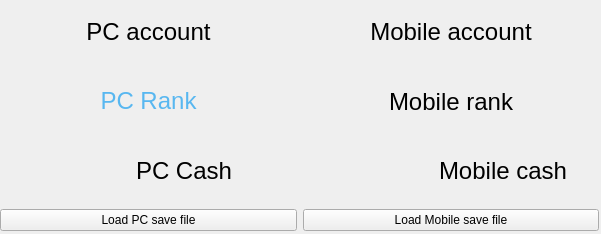
<?xml version="1.0" encoding="UTF-8"?>
<ui version="4.0">
 <class>MainWindow</class>
 <widget class="QMainWindow" name="MainWindow">
  <property name="geometry">
   <rect>
    <x>0</x>
    <y>0</y>
    <width>601</width>
    <height>234</height>
   </rect>
  </property>
  <property name="windowTitle">
   <string>BTD5 Save Transfer Tool</string>
  </property>
  <property name="windowIcon">
   <iconset resource="resources.qrc">
    <normaloff>:/img/app-icon.png</normaloff>:/img/app-icon.png</iconset>
  </property>
  <widget class="QWidget" name="centralwidget">
   <widget class="QWidget" name="horizontalLayoutWidget_2">
    <property name="geometry">
     <rect>
      <x>0</x>
      <y>0</y>
      <width>599</width>
      <height>231</height>
     </rect>
    </property>
    <layout class="QHBoxLayout" name="accounts">
     <item>
      <layout class="QVBoxLayout" name="pc">
       <item>
        <widget class="OutlineLabel" name="pc_account">
         <property name="font">
          <font>
           <pointsize>18</pointsize>
          </font>
         </property>
         <property name="text">
          <string>PC account</string>
         </property>
         <property name="alignment">
          <set>Qt::AlignmentFlag::AlignCenter</set>
         </property>
        </widget>
       </item>
       <item>
        <widget class="OutlineLabel" name="pc_rank">
         <property name="font">
          <font>
           <pointsize>18</pointsize>
          </font>
         </property>
         <property name="styleSheet">
          <string notr="true">QLabel {
	color: rgb(88, 183, 240);
}</string>
         </property>
         <property name="text">
          <string>PC Rank</string>
         </property>
         <property name="textFormat">
          <enum>Qt::TextFormat::RichText</enum>
         </property>
         <property name="alignment">
          <set>Qt::AlignmentFlag::AlignCenter</set>
         </property>
        </widget>
       </item>
       <item>
        <layout class="QHBoxLayout" name="mm_mobile_2">
         <item>
          <widget class="QLabel" name="mm_image">
           <property name="maximumSize">
            <size>
             <width>130</width>
             <height>89</height>
            </size>
           </property>
           <property name="text">
            <string/>
           </property>
           <property name="pixmap">
            <pixmap resource="resources.qrc">:/img/monkey_money.png</pixmap>
           </property>
           <property name="scaledContents">
            <bool>true</bool>
           </property>
          </widget>
         </item>
         <item>
          <widget class="OutlineLabel" name="pc_mm">
           <property name="font">
            <font>
             <pointsize>18</pointsize>
            </font>
           </property>
           <property name="text">
            <string>PC Cash</string>
           </property>
          </widget>
         </item>
        </layout>
       </item>
       <item>
        <widget class="QPushButton" name="pc_button">
         <property name="text">
          <string>Load PC save file</string>
         </property>
        </widget>
       </item>
      </layout>
     </item>
     <item>
      <layout class="QVBoxLayout" name="mobile">
       <item>
        <widget class="OutlineLabel" name="mobile_account">
         <property name="font">
          <font>
           <pointsize>18</pointsize>
          </font>
         </property>
         <property name="text">
          <string>Mobile account</string>
         </property>
         <property name="alignment">
          <set>Qt::AlignmentFlag::AlignCenter</set>
         </property>
        </widget>
       </item>
       <item>
        <widget class="OutlineLabel" name="mobile_rank">
         <property name="font">
          <font>
           <pointsize>18</pointsize>
          </font>
         </property>
         <property name="text">
          <string>Mobile rank</string>
         </property>
         <property name="alignment">
          <set>Qt::AlignmentFlag::AlignCenter</set>
         </property>
        </widget>
       </item>
       <item>
        <layout class="QHBoxLayout" name="mm_mobile">
         <item>
          <widget class="QLabel" name="mm_image2">
           <property name="maximumSize">
            <size>
             <width>130</width>
             <height>89</height>
            </size>
           </property>
           <property name="text">
            <string/>
           </property>
           <property name="pixmap">
            <pixmap resource="resources.qrc">:/img/monkey_money.png</pixmap>
           </property>
           <property name="scaledContents">
            <bool>true</bool>
           </property>
          </widget>
         </item>
         <item>
          <widget class="OutlineLabel" name="mobile_mm">
           <property name="font">
            <font>
             <pointsize>18</pointsize>
            </font>
           </property>
           <property name="text">
            <string>Mobile cash</string>
           </property>
          </widget>
         </item>
        </layout>
       </item>
       <item>
        <widget class="QPushButton" name="mobile_button">
         <property name="text">
          <string>Load Mobile save file</string>
         </property>
        </widget>
       </item>
      </layout>
     </item>
    </layout>
   </widget>
  </widget>
 </widget>
 <customwidgets>
  <customwidget>
   <class>OutlineLabel</class>
   <extends>QLabel</extends>
   <header location="global">outlinelabel.h</header>
  </customwidget>
 </customwidgets>
 <resources>
  <include location="resources.qrc"/>
 </resources>
 <connections/>
</ui>
